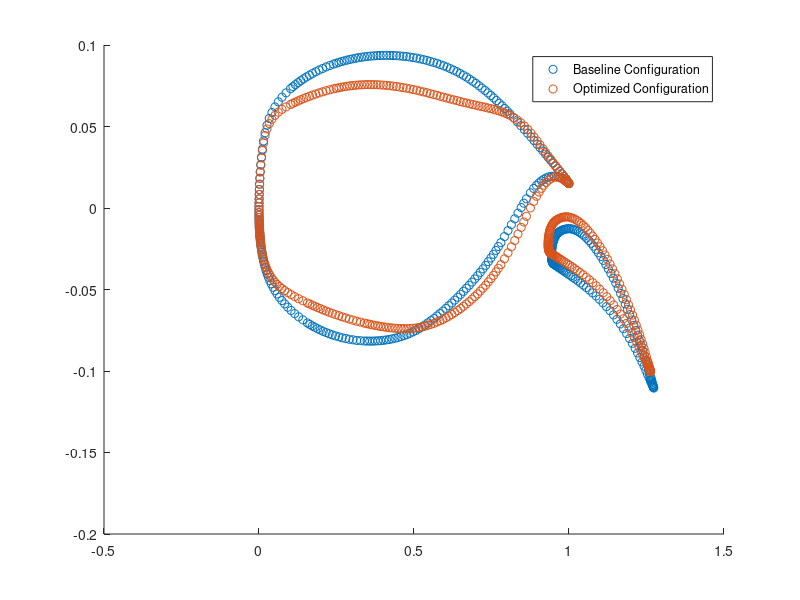

Source code (MATLAB):
clear all;
close all;
clc;
format long;

load new.txt
load baseline.txt

xnew = new(:,2);
ynew = new(:,3);


x = baseline(:,2);
y = baseline(:,3);



scatter(x,y,'b.','DisplayName','Baseline Configuration');
%scatter(x,y,'b.');
hold on
%axis equal tight;
scatter(xnew,ynew,'r.','DisplayName','Optimized Configuration');
%scatter(xnew,ynew,'r.');
[h, ~] = legend('show');